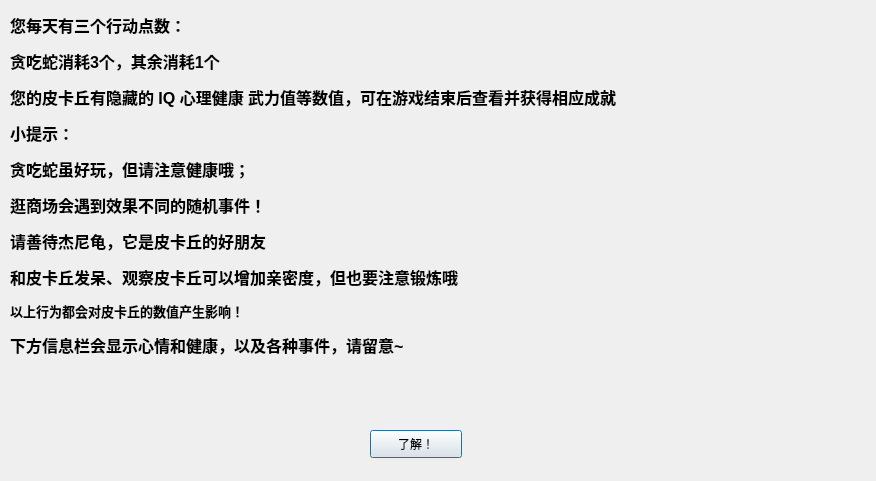
<?xml version="1.0" encoding="UTF-8"?>
<ui version="4.0">
 <class>helpdialog2</class>
 <widget class="QDialog" name="helpdialog2">
  <property name="geometry">
   <rect>
    <x>0</x>
    <y>0</y>
    <width>876</width>
    <height>481</height>
   </rect>
  </property>
  <property name="windowTitle">
   <string>Dialog</string>
  </property>
  <widget class="QLabel" name="label">
   <property name="geometry">
    <rect>
     <x>10</x>
     <y>10</y>
     <width>841</width>
     <height>391</height>
    </rect>
   </property>
   <property name="text">
    <string>&lt;html&gt;&lt;head/&gt;&lt;body&gt;&lt;p&gt;&lt;span style=&quot; font-size:12pt; font-weight:600;&quot;&gt;您每天有三个行动点数：&lt;/span&gt;&lt;/p&gt;&lt;p&gt;&lt;span style=&quot; font-size:12pt; font-weight:600;&quot;&gt;贪吃蛇消耗3个，其余消耗1个&lt;/span&gt;&lt;/p&gt;&lt;p&gt;&lt;span style=&quot; font-size:12pt; font-weight:600;&quot;&gt;您的皮卡丘有隐藏的 IQ 心理健康 武力值等数值，可在游戏结束后查看并获得相应成就&lt;/span&gt;&lt;/p&gt;&lt;p&gt;&lt;span style=&quot; font-size:12pt; font-weight:600;&quot;&gt;小提示：&lt;/span&gt;&lt;/p&gt;&lt;p&gt;&lt;span style=&quot; font-size:12pt; font-weight:600;&quot;&gt;贪吃蛇虽好玩，但请注意健康哦；&lt;/span&gt;&lt;/p&gt;&lt;p&gt;&lt;span style=&quot; font-size:12pt; font-weight:600;&quot;&gt;逛商场会遇到效果不同的随机事件！&lt;/span&gt;&lt;/p&gt;&lt;p&gt;&lt;span style=&quot; font-size:12pt; font-weight:600;&quot;&gt;请善待杰尼龟，它是皮卡丘的好朋友&lt;/span&gt;&lt;/p&gt;&lt;p&gt;&lt;span style=&quot; font-size:12pt; font-weight:600;&quot;&gt;和皮卡丘发呆、观察皮卡丘可以增加亲密度，但也要注意锻炼哦&lt;/span&gt;&lt;/p&gt;&lt;p&gt;&lt;span style=&quot; font-size:10pt; font-weight:600;&quot;&gt;以上行为都会对皮卡丘的数值产生影响！&lt;/span&gt;&lt;/p&gt;&lt;p&gt;&lt;span style=&quot; font-size:12pt; font-weight:600;&quot;&gt;下方信息栏会显示心情和健康，以及各种事件，请留意~&lt;/span&gt;&lt;/p&gt;&lt;p&gt;&lt;br/&gt;&lt;/p&gt;&lt;/body&gt;&lt;/html&gt;</string>
   </property>
  </widget>
  <widget class="QPushButton" name="pushButton">
   <property name="geometry">
    <rect>
     <x>370</x>
     <y>430</y>
     <width>92</width>
     <height>28</height>
    </rect>
   </property>
   <property name="text">
    <string>了解！</string>
   </property>
  </widget>
 </widget>
 <resources/>
 <connections/>
</ui>
